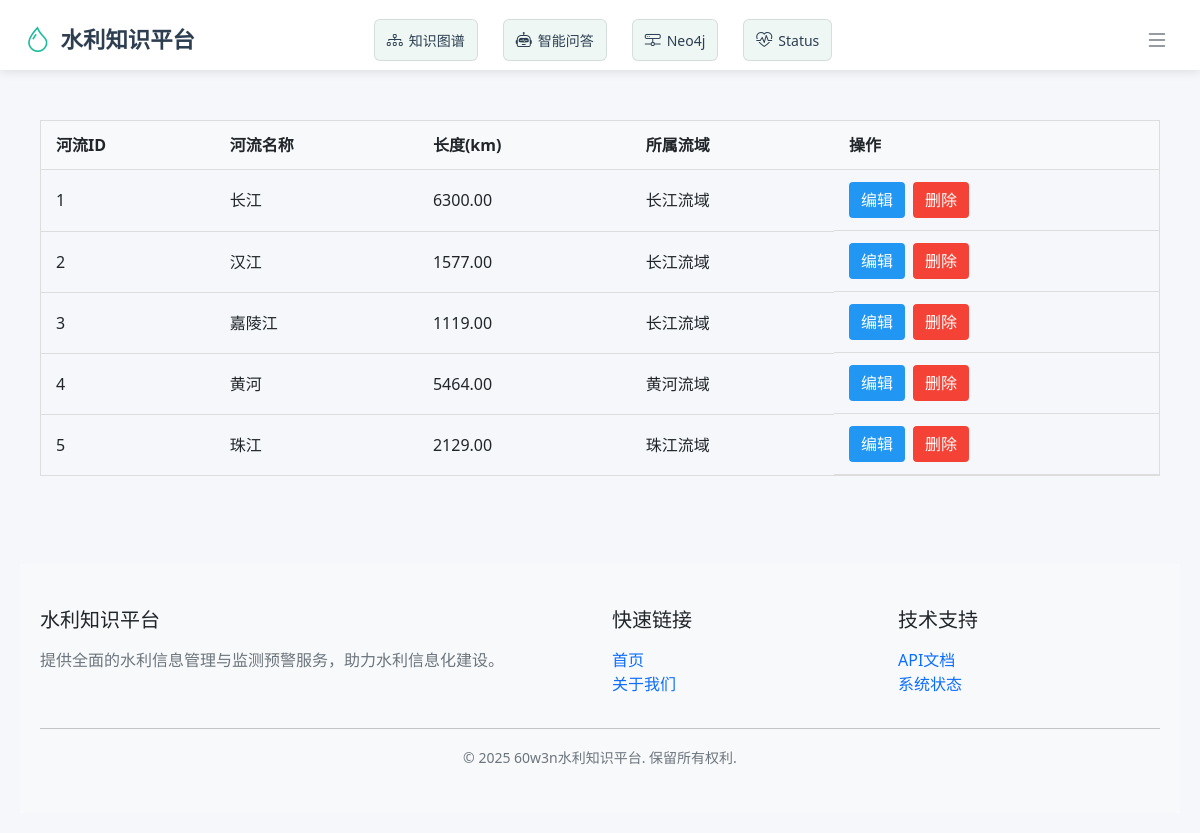
The page /rivers/ on the database its author committed.
### app/models.py (models this page shows, shortened)
class River(db.Model):
    __tablename__ = 'rivers'
    river_id = db.Column(db.Integer, primary_key=True)
    name = db.Column(db.String(255), nullable=False)
    length = db.Column(db.Float, nullable=False)
    basin_id = db.Column(db.Integer, db.ForeignKey('basins.basin_id'), nullable=False)
    created_at = db.Column(db.DateTime, default=datetime.utcnow)  # 新增字段
    basin = db.relationship('Basin', back_populates='rivers')
    reservoirs = db.relationship('Reservoir', back_populates='river', cascade='all, delete-orphan')
    flood_control_facilities = db.relationship('FloodControlFacility', back_populates='river',
                                               cascade='all, delete-orphan')
    monitoring_stations = db.relationship('MonitoringStation', back_populates='river', cascade='all, delete-orphan')

class Basin(db.Model):
    __tablename__ = 'basins'
    basin_id = db.Column(db.Integer, primary_key=True)
    name = db.Column(db.String(255), nullable=False)
    area = db.Column(db.Float, nullable=False)
    region = db.Column(db.String(255), nullable=False)
    created_at = db.Column(db.DateTime, default=datetime.utcnow)  # 新增字段
    created_at = db.Column(db.DateTime, default=datetime.utcnow)  # 新增字段
    rivers = db.relationship('River', back_populates='basin', cascade='all, delete-orphan')
    weather_stations = db.relationship('WeatherStation', back_populates='basin', cascade='all, delete-orphan')

### app/routes/rivers.py (the view)
@rivers_bp.route('/')
def list_rivers():
    rivers = River.query.join(Basin).order_by(River.river_id).all()
    return render_template('rivers/list.html', rivers=rivers)

### app/templates/rivers/list.html (shortened to what this page needs)
{% extends "base.html" %}
{% block content %}
    <div class="table-container">
        <table class="data-table">
            <thead>
                <tr>
                    <th>河流ID</th>
                    <th>河流名称</th>
                    <th>长度(km)</th>
                    <th>所属流域</th>
                    <th>操作</th>
                </tr>
            </thead>
            <tbody>
                {% for river in rivers %}
                    <tr>
                        <td>{{ river.river_id }}</td>
                        <td>{{ river.name }}</td>
                        <td>{{ "%.2f"|format(river.length) }}</td>
                        <td>{{ river.basin.name }}</td>
                        <td class="actions">
                            <a href="{{ url_for('river.edit_river', river_id=river.river_id) }}" class="btn-edit">编辑</a>
                            <form action="{{ url_for('river.delete_river', river_id=river.river_id) }}" method="post">
                                <button type="submit" class="btn-delete" onclick="return confirm('确定要删除这条河流吗？相关的水库和设施也将被删除！')">删除</button>
                            </form>
                        </td>
                    </tr>
                {% else %}
                    <tr>
                        <td colspan="5" class="no-data">暂无河流数据</td>
                    </tr>
                {% endfor %}
            </tbody>
        </table>
    </div>
{% endblock %}

### app/static/style.css (style rules this page uses)
body { font-family: Arial, sans-serif; line-height: 1.6; margin: 0; padding: 20px; color: #333; }
table { width: 100%; border-collapse: collapse; margin-bottom: 20px; }
table, th, td { border: 1px solid #ddd; }
th, td { padding: 12px; text-align: left; }
th { background-color: #f4f4f4; }
button, .btn { padding: 8px 15px; background: #007bff; color: white; border: none; border-radius: 4px; cursor: pointer; text-decoration: none; }
.table-container { overflow-x: auto; }
.data-table { width: 100%; border-collapse: collapse; }
.data-table th, .data-table td { padding: 12px 15px; text-align: left; border-bottom: 1px solid #ddd; }
.data-table th { background-color: #f8f9fa; font-weight: 600; }
.actions { display: flex; gap: 8px; }
.btn-edit { background-color: #2196f3; color: white; padding: 6px 12px; border-radius: 4px; text-decoration: none; }
.btn-delete { background-color: #f44336; color: white; padding: 6px 12px; border: none; border-radius: 4px; cursor: pointer; }

### rows shown on the page
River: river_id "1", name "长江", length "6300.00", basin.name "长江流域"
River: river_id "2", name "汉江", length "1577.00", basin.name "长江流域"
River: river_id "3", name "嘉陵江", length "1119.00", basin.name "长江流域"
River: river_id "4", name "黄河", length "5464.00", basin.name "黄河流域"
River: river_id "5", name "珠江", length "2129.00", basin.name "珠江流域"
